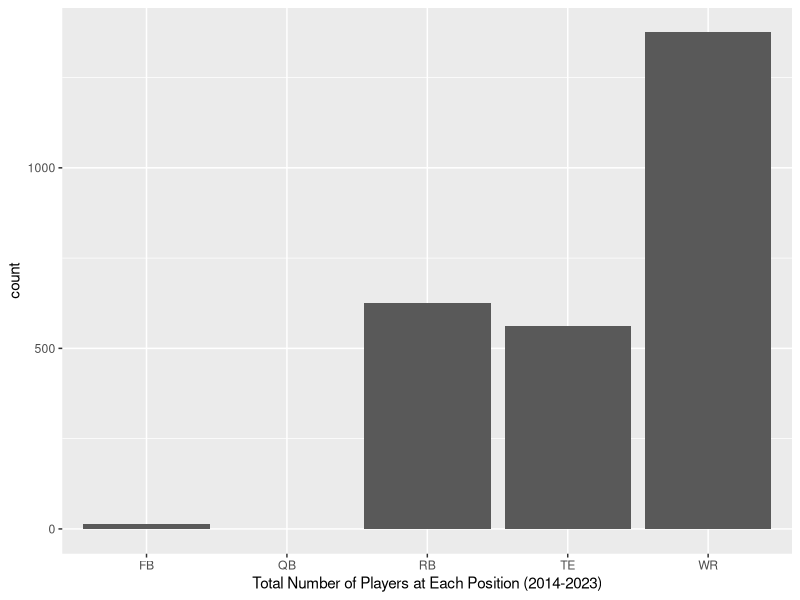
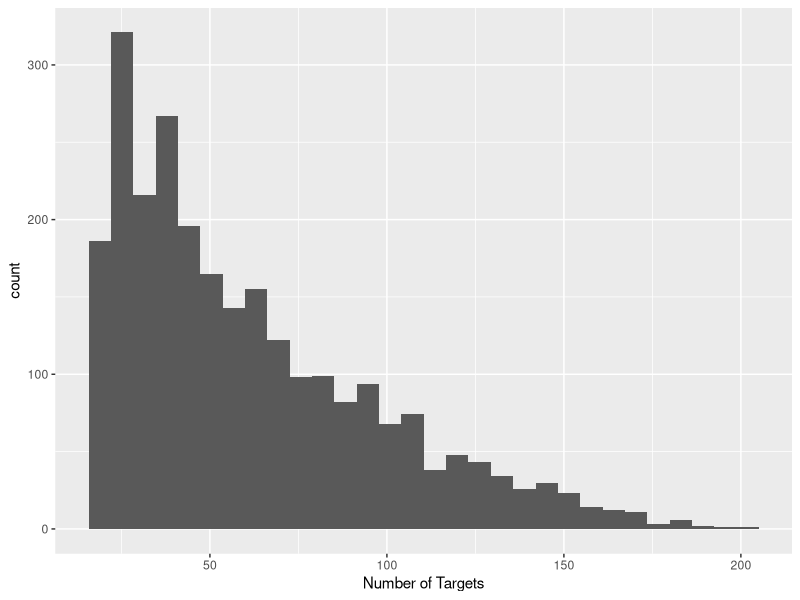
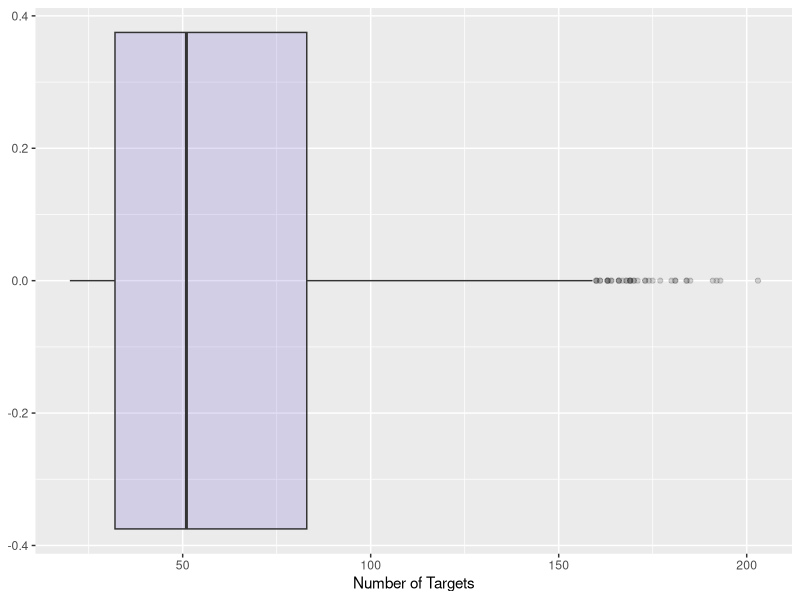
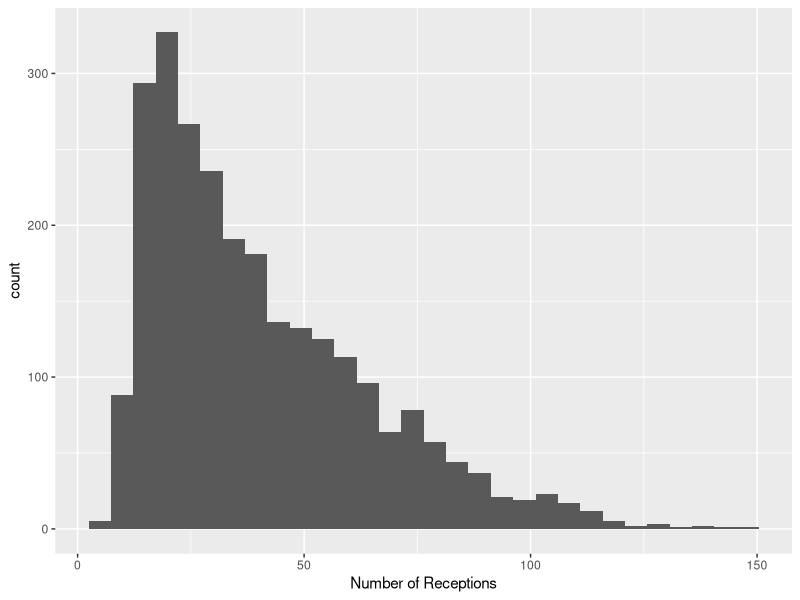
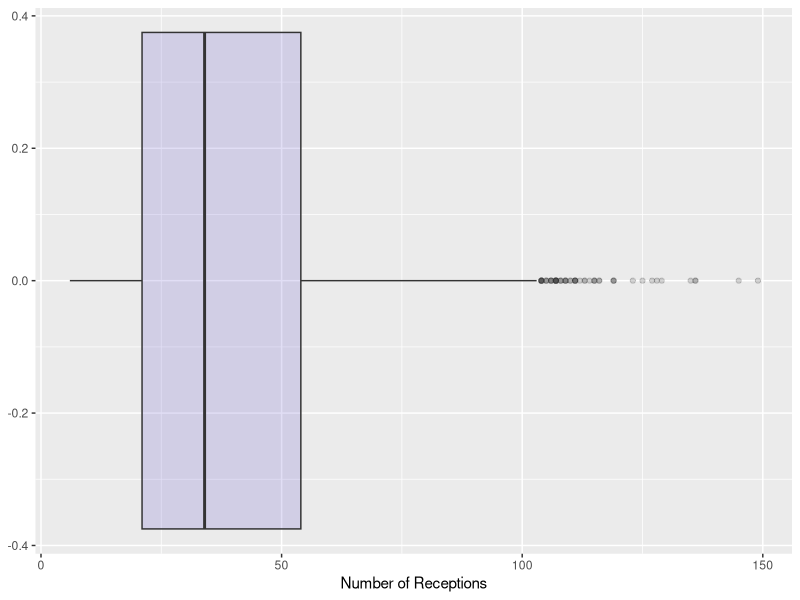
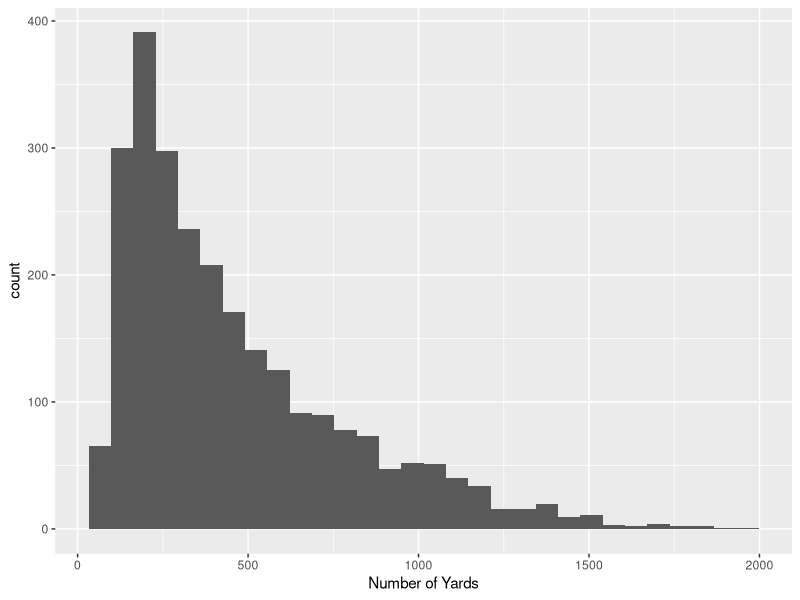
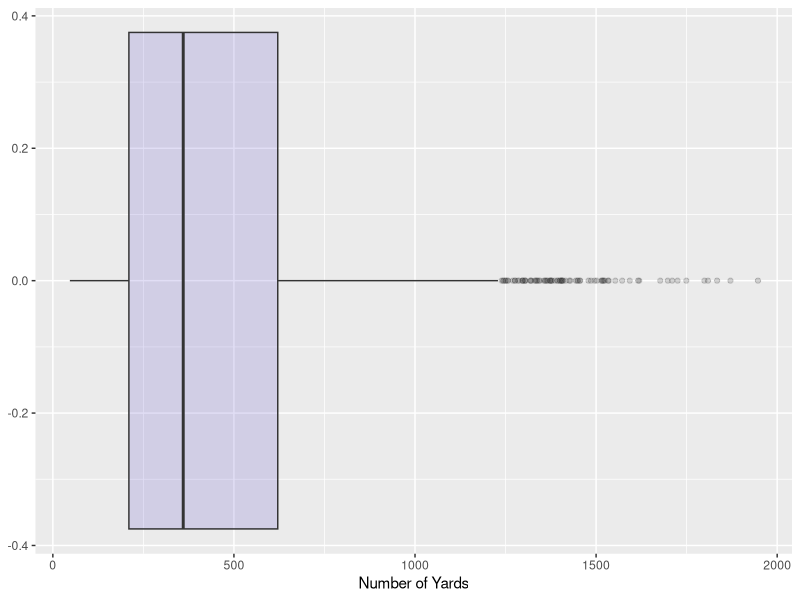
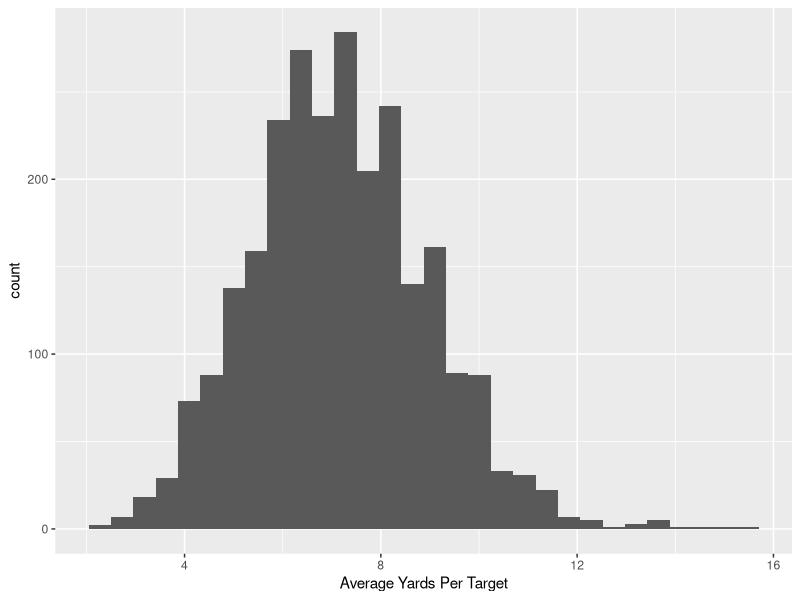

R code for these plots, in order:
library("tidyverse")
library("ggplot2")

#----------------------------Prepare Data------------------------------------

receiving <- read_csv("NFLReceivingALL.csv")
summary(receiving)

#Filter for 20 <= targets
receiving <- receiving %>%
  filter(Tgt >= 20)

#Check for NA values
summary(receiving)

#Rename variables
receiving  <- receiving %>%
  rename("Team"="Tm") %>%
  rename("Position"="Pos") %>%
  rename("Games_played"="G") %>%
  rename("Games_started"="GS") %>%
  rename("Targets"="Tgt") %>%
  rename("Receptions"="Rec") %>%
  rename("CatchPerc"="Ctch%") %>%
  rename("YardsPerReception"="Y/R") %>%
  rename("First_downs"="1D") %>%
  rename("SuccessPerc"="Succ%") %>%
  rename("YardsPerTarget"="Y/Tgt") %>%
  rename("ReceptionsPerGame"="R/G") %>%
  rename("YardsPerGame"="Y/G")

#Convert year, position, & team to categorical variables
receiving$Year <- as.factor(receiving$Year)
receiving$Position <- as.factor(receiving$Position)
receiving$Team <- as.factor(receiving$Team)

#Create standardized dataframe
receiving_stn <- receiving
receiving_stn[6:20] <- as.data.frame(scale(receiving_stn[6:20]))

#Create visualizations
#-------------------------Univariate Exploration (RAW Data)------------------------------------

#Total Number of Players at Each Position (2014-2023)
ggplot(receiving, aes(x = Position)) +
  geom_bar() +
  labs(x = "Total Number of Players at Each Position (2014-2023)")

#Number of Targets
ggplot(receiving, aes(x = Targets)) +
  geom_histogram(position="dodge") + 
  labs(x = "Number of Targets")

ggplot(receiving, aes(x = Targets)) + 
  geom_boxplot(fill="slateblue", alpha=0.2) + 
  labs(x = "Number of Targets")

#Number of Receptions
ggplot(receiving, aes(x = Receptions)) +
  geom_histogram(position="dodge") + 
  labs(x = "Number of Receptions")

ggplot(receiving, aes(x = Receptions)) + 
  geom_boxplot(fill="slateblue", alpha=0.2) + 
  labs(x = "Number of Receptions")

#Number of Yards
ggplot(receiving, aes(x = Yds)) +
  geom_histogram(position="dodge") + 
  labs(x = "Number of Yards")

ggplot(receiving, aes(x = Yds)) + 
  geom_boxplot(fill="slateblue", alpha=0.2) + 
  labs(x = "Number of Yards")

#Average Yards Per Target
ggplot(receiving, aes(x = YardsPerTarget)) +
  geom_histogram(position="dodge") + 
  labs(x = "Average Yards Per Target")

ggplot(receiving, aes(x = YardsPerTarget)) + 
  geom_boxplot(fill="slateblue", alpha=0.2) + 
  labs(x = "Average Yards Per Target")

#Average Yards Per Reception
ggplot(receiving, aes(x = YardsPerReception)) +
  geom_histogram(position="dodge") + 
  labs(x = "Average Yards Per Reception")

ggplot(receiving, aes(x = YardsPerReception)) + 
  geom_boxplot(fill="slateblue", alpha=0.2) + 
  labs(x = "Average Yards Per Reception")

#Average Number of Receptions Per Player Per Game
ggplot(receiving, aes(x = ReceptionsPerGame)) +
  geom_histogram(position="dodge") + 
  labs(x = "Receptions Per Game")

ggplot(receiving, aes(x = ReceptionsPerGame)) + 
  geom_boxplot(fill="slateblue", alpha=0.2) + 
  labs(x = "Receptions Per Game")

#----------------------------Bivariate Exploration (RAW Data)------------------------------------

#Targets vs. Yards
ggplot(receiving, aes(x=Targets, y=Yds)) +
  geom_point() +
  labs(x="Targets", y="Yards")

cov(receiving$Targets, receiving$Yds)
cor(receiving$Targets, receiving$Yds)

#Targets vs. Receptions
ggplot(receiving, aes(x=Targets, y=Receptions)) +
  geom_point() +
  labs(x="Targets", y="Receptions")
  
cov(receiving$Targets, receiving$Receptions)
cor(receiving$Targets, receiving$Receptions)

#Receptions vs. Yards
ggplot(receiving, aes(x=Receptions, y=Yds)) +
  geom_point() +
  labs(x="Receptions", y="Yards")

cov(receiving$Receptions, receiving$Yds)
cor(receiving$Receptions, receiving$Yds)

#Receptions vs. Touchdowns
ggplot(receiving, aes(x=Receptions, y=TD)) +
  geom_point()  +
  labs(x="Receptions", y="Touchdowns")

cov(receiving$Receptions, receiving$TD)
cor(receiving$Receptions, receiving$TD)

#Number of Players for Each Position for Each Year
ggplot(receiving, aes(x = Position, fill = Year)) +
  geom_bar(position="dodge2") +
  labs(x="Position", y="Number of Players")

#----------------------------Multivariate Exploration (RAW Data)------------------------------------

#Targets per Position vs. Yards
ggplot(receiving, aes(x=Targets, y=Yds, color=Position)) +
  geom_point() +
  labs(x = "Targets", y = "Yards")

#Targets per Position vs. Receptions
ggplot(receiving, aes(x=Targets, y=Receptions, color=Position)) +
  geom_point() +
  labs(x = "Targets", y = "Receptions")

#Receptions per Position vs. Yards
ggplot(receiving, aes(x=Receptions, y=Yds, color=Position)) +
  geom_point() +
  labs(x = "Receptions", y = "Yards")

#Receptions per Position vs. Touchdowns
ggplot(receiving, aes(x=Receptions, y=TD, color=Position)) +
  geom_point() +
  labs(x = "Receptions", y = "Touchdowns")

#----------------------------Univariate Exploration (Standardized Data)-----------------------------

#Number of Players at Each Position
ggplot(receiving_stn, aes(x = Position)) +
  geom_bar() +
  labs(x = "Total Number of Players at Each Position (2014-2023)")

#Number of Targets
ggplot(receiving_stn, aes(x = Targets)) +
  geom_histogram(position="dodge") +
  labs(x = "Targets")

ggplot(receiving_stn, aes(x = Targets)) + 
  geom_boxplot(fill="slateblue", alpha=0.2)
  labs(x = "Targets")

#Number of Receptions
ggplot(receiving_stn, aes(x = Receptions)) +
  geom_histogram(position="dodge") +
  labs(x = "Receptions")

ggplot(receiving_stn, aes(x = Receptions)) + 
  geom_boxplot(fill="slateblue", alpha=0.2) +
  labs(x = "Receptions")

#Number of Yards
ggplot(receiving_stn, aes(x = Yds)) +
  geom_histogram(position="dodge") +
  labs(x = "Yards")

ggplot(receiving_stn, aes(x = Yds)) + 
  geom_boxplot(fill="slateblue", alpha=0.2) +
  labs(x = "Yards")

#Yards Per Reception
ggplot(receiving_stn, aes(x = YardsPerReception)) +
  geom_histogram(position="dodge") +
  labs(x = "Yards Per Reception")

ggplot(receiving_stn, aes(x = YardsPerReception)) + 
  geom_boxplot(fill="slateblue", alpha=0.2) +
  labs(x = "Yards Per Reception")

#Yards Per Target
ggplot(receiving_stn, aes(x = YardsPerTarget)) +
  geom_histogram(position="dodge") +
  labs(x = "Yards Per Target")

ggplot(receiving_stn, aes(x = YardsPerTarget)) + 
  geom_boxplot(fill="slateblue", alpha=0.2) +
  labs(x = "Yards Per Target")

#Receptions Per Game
ggplot(receiving_stn, aes(x = ReceptionsPerGame)) +
  geom_histogram(position="dodge") +
  labs(x = "Receptions Per Game")

ggplot(receiving_stn, aes(x = ReceptionsPerGame)) + 
  geom_boxplot(fill="slateblue", alpha=0.2) +
  labs(x = "Receptions Per Game")

#----------------------------Bivariate Exploration (Standardized Data)------------------------------

#Targets vs. Yards
ggplot(receiving_stn, aes(x=Targets, y=Yds)) +
  geom_point() +
  labs(x = "Targets", y = "Yards")

cov(receiving_stn$Targets, receiving_stn$Yds)
cor(receiving_stn$Targets, receiving_stn$Yds)

#Targets vs. Receptions
ggplot(receiving_stn, aes(x=Targets, y=Receptions)) +
  geom_point() +
  labs(x = "Targets", y = "Receptions")

cov(receiving_stn$Targets, receiving_stn$Receptions)
cor(receiving_stn$Targets, receiving_stn$Receptions)

#Receptions vs. Yards
ggplot(receiving_stn, aes(x=Receptions, y=Yds)) +
  geom_point() +
  labs(x = "Receptions", y = "Yards")

cov(receiving_stn$Receptions, receiving_stn$Yds)
cor(receiving_stn$Receptions, receiving_stn$Yds)

#Receptions vs. Touchdowns
ggplot(receiving_stn, aes(x=Receptions, y=TD)) +
  geom_point() +
  labs(x = "Receptions", y = "Touchdowns")

cov(receiving_stn$Receptions, receiving_stn$TD)
cor(receiving_stn$Receptions, receiving_stn$TD)

#Number of Players for Each Position for Each Year
ggplot(receiving_stn, aes(x = Position, fill = Year)) +
  geom_bar(position="dodge2") +
  labs(x = "Position", y = "Year")

#----------------------------Multivariate Exploration (Standardized Data)------------------------------------

#Targets per Position vs. Yards
ggplot(receiving_stn, aes(x=Targets, y=Yds, color=Position)) +
  geom_point() +
  labs(x = "Targets", y = "Yards")

#Targets per Position vs. Receptions
ggplot(receiving_stn, aes(x=Targets, y=Receptions, color=Position)) +
  geom_point() +
  labs(x = "Targets", y = "Receptions")

#Receptions per Position vs. Yards
ggplot(receiving_stn, aes(x=Receptions, y=Yds, color=Position)) +
  geom_point() +
  labs(x = "Receptions", y = "Yards")

#Receptions per Position vs. Touchdowns
ggplot(receiving_stn, aes(x=Receptions, y=TD, color=Position)) +
  geom_point() +
  labs(x = "Receptions", y = "Touchdowns")